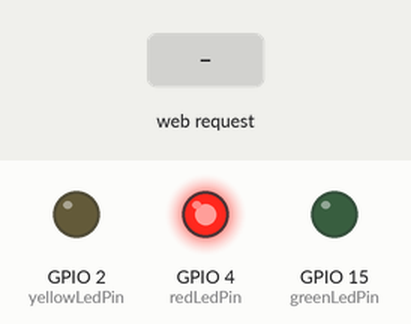
Recording of a sketch running on a simulated ESP32. Parts: output pins drawn as LEDs (lit = HIGH). The inputs (shaded band) are chosen by the test bench. WiFi joins after 1.5 s; servers stay silent unless stated; what the sketch prints to the serial monitor is not drawn.

Above: at 2.7 s.
2.8 s: HTTP request GET / received
At 4.2 s:
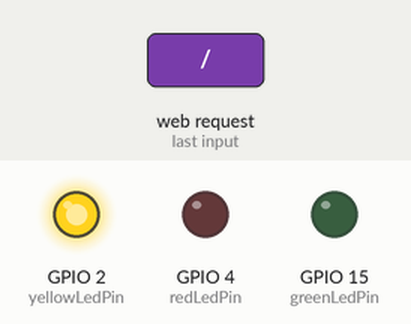
5.8 s: HTTP request GET /login?DISCONNECT=David received
At 10.7 s:
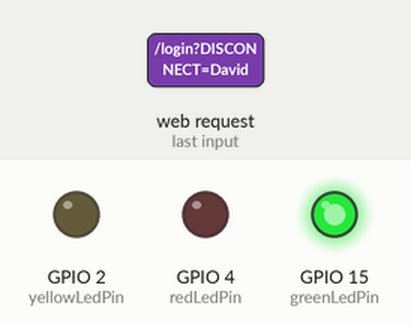
Timing chart, 0 to 14.5 s (numbered marks = the images above; inputs shaded):
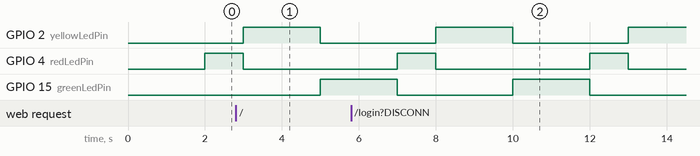

The sketch:

smart_traffic_lights.ino
```cpp
#include <WiFi.h>
#include <WiFiClient.h>
#include <WebServer.h>


const char* ssid     = "4g_Chacara_Sao_Jose";
const char* password = "nthm1233";

const int redLedPin = 4;    // Pino do LED vermelho
const int yellowLedPin = 2; // Pino do LED amarelo
const int greenLedPin = 15;  // Pino do LED verde

int semaphoreState = 0; // 0: vermelho, 1: amarelo, 2: verde
unsigned long previousMillis = 0;
const long redInterval = 2000; // Tempo de espera no vermelho (em milissegundos)
const long yellowInterval = 1000; // Tempo de espera no amarelo (em milissegundos)
const long greenInterval = 2000; // Tempo de espera no verde (em milissegundos)

String currentLine = "";

WebServer server(80);

//Check if header is present and correct
bool is_authentified() {
  Serial.println("Enter is_authentified");
  if (server.hasHeader("Cookie")) {
    Serial.print("Found cookie: ");
    String cookie = server.header("Cookie");
    Serial.println(cookie);
    if (cookie.indexOf("ESPSESSIONID=1") != -1) {
      Serial.println("Authentification Successful");
      return true;
    }
  }
  Serial.println("Authentification Failed");
  return false;
}

void ligarSemaforo() {
painel_html();


 }


//login page, also called for disconnect
void handleLogin() {
  String msg;
  if (server.hasHeader("Cookie")) {
    Serial.print("Found cookie: ");
    String cookie = server.header("Cookie");
    Serial.println(cookie);
  }
  if (server.hasArg("DISCONNECT")) {
    Serial.println("Disconnection");
    server.sendHeader("Location", "/login");
    server.sendHeader("Cache-Control", "no-cache");
    server.sendHeader("Set-Cookie", "ESPSESSIONID=0");
    server.send(301);
    return;
  }
  if (server.hasArg("USERNAME") && server.hasArg("PASSWORD")) {
    if (server.arg("USERNAME") == "David" &&  server.arg("PASSWORD") == "david123") {
      server.sendHeader("Location", "/home1");
      server.sendHeader("Cache-Control", "no-cache");
      server.sendHeader("Set-Cookie", "ESPSESSIONID=1");
      server.send(301);
      Serial.println("Log in Successful");
      return;
    }
    msg = "Usuario ou Senha Invalidos!";
    Serial.println("Log in Failed");
  }

   index_html();

}

//root page can be accessed only if authentification is ok
void handleRoot() {
  Serial.println("Enter handleRoot");
  String header;
  if (!is_authentified()) {
    server.sendHeader("Location", "/home");
    server.sendHeader("Cache-Control", "no-cache");
    server.send(301);
    return;
  }
dashboard_html();

}

//no need authentification
void handleNotFound() {

page_not_found_html();

}

void setup(void) {
  Serial.begin(115200);
  WiFi.mode(WIFI_STA);
  WiFi.begin(ssid, password);
  Serial.println("");

  // Wait for connection
  while (WiFi.status() != WL_CONNECTED) {
    delay(500);
    Serial.print(".");
  }
  Serial.println("");
  Serial.print("Connected to ");
  Serial.println(ssid);
  Serial.print("IP address: ");
  Serial.println(WiFi.localIP());


  server.on("/", handleRoot);
  server.on("/login", handleLogin);
  server.on("/home", ligarSemaforo);
  server.on("/home1", ligarSemaforo);

  server.on("/inline", []() {
  server.send(200, "text/plain", "this works without need of authentification");
  });

  server.onNotFound(handleNotFound);
  //here the list of headers to be recorded
  const char * headerkeys[] = {"User-Agent", "Cookie"} ;
  size_t headerkeyssize = sizeof(headerkeys) / sizeof(char*);
  //ask server to track these headers
  server.collectHeaders(headerkeys, headerkeyssize);
  server.begin();
  Serial.println("HTTP server started");


   Serial.begin(115200);
     pinMode(redLedPin, OUTPUT);
  pinMode(yellowLedPin, OUTPUT);
  pinMode(greenLedPin, OUTPUT);

  // Desligar todos os LEDs inicialmente
  digitalWrite(redLedPin, LOW);
  digitalWrite(yellowLedPin, LOW);
  digitalWrite(greenLedPin, LOW);
    delay(10);

}

void loop(void) {
  server.handleClient();
  delay(2);//allow the cpu to switch to other tasks
//---
// Verifica o estado atual do semáforo e liga o LED correspondente
 unsigned long currentMillis = millis();

  // Verifica o estado atual do semáforo e liga o LED correspondente
  switch (semaphoreState) {
    case 0: // Vermelho
      if (currentMillis - previousMillis >= redInterval) {
        previousMillis = currentMillis;
        semaphoreState++; // Muda para amarelo
        digitalWrite(redLedPin, HIGH);
        digitalWrite(yellowLedPin, LOW);
        digitalWrite(greenLedPin, LOW);
      }
      break;
    case 1: // Amarelo
      if (currentMillis - previousMillis >= yellowInterval) {
        previousMillis = currentMillis;
        semaphoreState++; // Muda para verde
        digitalWrite(redLedPin, LOW);
        digitalWrite(yellowLedPin, HIGH);
        digitalWrite(greenLedPin, LOW);
      }
      break;
    case 2: // Verde
      if (currentMillis - previousMillis >= greenInterval) {
        previousMillis = currentMillis;
        semaphoreState = 0; // Muda para vermelho
        digitalWrite(redLedPin, LOW);
        digitalWrite(yellowLedPin, LOW);
        digitalWrite(greenLedPin, HIGH);
      }
      break;
  }
}
```

dashboard.ino
```cpp
void dashboard_html(){
  String content = "<html><head><title>Dashboard Dsin</title><style></style></head><body><iframe src='https://david-lino.vercel.app/'width='900px' height='600px'></iframe></body></html>";
    server.send(200, "text/html", content);

  }
```

index.ino
```cpp
void index_html() {

  String content = "<html><head><title>Login Dsin</title><style>@import url('https://fonts.googleapis.com/css2?family=Poppins:ital,wght@0,100;0,200;0,300;0,400;0,500;0,600;0,700;0,800;0,900;1,100;1,200;1,300;1,400;1,500;1,600;1,700;1,800;1,900&display=swap');body{font-family:Arial,sans-serif;margin:0;padding:0;display:flex;justify-content:start;align-items:center;flex-direction:column;height:100vh;background-image:url('https://images2.imgbox.com/65/00/MtxRaCr5_o.png');background-repeat:no-repeat;background-size:cover;background-position:center}.login-container{display:flex;justify-content:center;align-items:center;flex-direction:column;margin-top:20vh;background-color:rgba(255,255,255,0.9);border-radius:15px;box-shadow:0px 0px 10px rgba(0,0,0,0.1);padding:20px;width:310px;height:415px}.login-container h2{text-align:center;margin-bottom:20px;font-family:'Poppins',sans-serif;font-weight:600;font-style:normal}.login-container input[type='text'],.login-container input[type='password']{width:100%;height:45px;padding:10px;margin-bottom:15px;border:1px solid #ccc;border-radius:15px;box-sizing:border-box}.login-container input[type='submit']{width:80%;height:35px;background-color:#ffe600;color:#fff;padding:10px;border:none;border-radius:15px;cursor:pointer}.login-container input[type='submit']:hover{background-color:#000000}.header{display:flex;justify-content:space-between;align-items:center;width:100%;height:130px;position:absolute;background:rgb(179,179,179);background:linear-gradient(126deg,rgba(179,179,179,1) 11%,rgba(255,255,255,1) 50%,rgba(179,179,179,1) 89%);box-shadow:rgba(0,0,0,0.45) 0px 10px 15px}.home{margin:20px;background-image:url('https://images2.imgbox.com/eb/b6/aBLDP1ly_o.png');background-repeat:no-repeat;width:305px;height:130px;position:relative;right:0px}.logo{margin:20px;background-image:url('https://images2.imgbox.com/67/8b/rcvhIVcK_o.png');background-repeat:no-repeat;position:relative;top:25px;width:220px;height:100px}</style></head><body><div class='header'><div class='logo'></div><a href='./painel.html'><div class='home' onclick=''></div></a></div><form action='/login' method='POST' class='login-container'><img src='https://images2.imgbox.com/a9/10/g7P2lSN2_o.png' alt='Semaforo' width='100px'><h2>Login</h2><input type='text' name='USERNAME' placeholder='Username'><input type='password' name='PASSWORD' placeholder='Password'><input type='submit' name='logar' value='Logar'><a href='/inline'> You also can go here</a></form></body></html>";


  server.send(200, "text/html", content);
}
```

page_not_found.ino
```cpp
void page_not_found_html() {

  String content = "<html><head><title>404 Not Found</title><style>@import url('https://fonts.googleapis.com/css2?family=Poppins:ital,wght@0,100;0,200;0,300;0,400;0,500;0,600;0,700;0,800;0,900;1,100;1,200;1,300;1,400;1,500;1,600;1,700;1,800;1,900&display=swap');body{font-family:Arial,sans-serif;margin:0;padding:0;display:flex;justify-content:center;align-items:center;flex-direction:column;height:100vh;background-repeat:no-repeat;background-size:cover;background-position:center;background-image:url('https://images2.imgbox.com/3b/6f/RAK7JJBl_o.jpeg')}.logo{margin:20px;background-image:url('https://images2.imgbox.com/f7/e0/UmyYPql1_o.png');background-repeat:no-repeat;position:relative;top:25px;width:220px;height:100px}.content{display:flex;flex-direction:column;justify-content:center;align-items:center;text-align:center;background-color:rgba(255,255,255,0.9);padding:20px;border-radius:15px;box-shadow:0px 0px 10px rgba(0,0,0,0.1);width:80%;max-width:600px}.content h1{font-family:'Poppins',sans-serif;font-weight:700;font-size:4em;margin:0;color:#ff6b6b}.content p{font-family:'Poppins',sans-serif;font-weight:400;font-size:1.5em;margin:10px 0;color:#333}.content a{font-family:'Poppins',sans-serif;font-weight:500;font-size:1.2em;color:#0056b3;text-decoration:none;margin-top:20px}.content a:hover{text-decoration:underline}</style></head><body><div class='content'><h1>404</h1><p>Page Not Found</p><a href='/'>Go Back to Home</a></div></body></html>";

  server.send(404, "text/html", content);
}
```

painel.ino
```cpp
void painel_html() {


    String content = "<html lang='pt'><head><title>Painel Dsin</title><style>@import url('https://fonts.googleapis.com/css2?family=Poppins:ital,wght@0,100;0,200;0,300;0,400;0,500;0,600;0,700;0,800;0,900;1,100;1,200;1,300;1,400;1,500;1,600;1,700;1,800;1,900&display=swap');body{font-family:Arial, sans-serif;margin:0;padding:0;display:flex;justify-content:start;align-items:center;flex-direction:column;height:100%;background-repeat:repeat-y;background-size:cover;background-position:center;background-image:url('https://images2.imgbox.com/5d/42/SRBIA0NV_o.png'),url('https://images2.imgbox.com/d7/8a/FkB3pmGx_o.jpeg')}.header{display:flex;justify-content:space-between;align-items:center;width:100%;height:130px;position:absolute;background:#3C4448;box-shadow:rgba(0, 0, 0, .45)0px 10px 15px}.logo{margin:20px;background-image:url('https://images2.imgbox.com/f7/e0/UmyYPql1_o.png');background-repeat:no-repeat;position:relative;top:25px;width:220px;height:100px}.home{margin:20px;background-image:url('https://images2.imgbox.com/eb/b6/aBLDP1ly_o.png');background-repeat:no-repeat;width:305px;height:130px;position:relative;right:0px}.footer{position:relative;bottom:0;height:300px;width:100%;background-color:#1b1b118e;display:flex;justify-content:center;align-items:center}.profile{width:170px;height:220px;background-image:url(https://images2.imgbox.com/d2/07/tYDk138u_o.png);color:azure;background-repeat:no-repeat;display:flex;justify-content:center;align-items:end;padding:20px;background-position:center}.content{margin-top:140px;display:flex;justify-content:center;align-items:center;width:100%;height:300%;flex-direction:column}.section{background-color:#3d3d3da8;width:80%;border-radius:10px;height:auto;text-align:center;margin:10px}.content img{border-radius:15px;width:30vw;height:30vh}.content h1,.content h3,.content p{color:#dfdfdf;text-align:center;margin-bottom:20px;font-family:'Poppins', sans-serif;font-weight:600;font-style:normal}.content a{color:azure;text-align:center;font-family:'Poppins', sans-serif;font-weight:600;font-style:normal}</style></head><body><div class='header'><div class='logo'></div><a href='./login'><div class='home'> </div></a></div><div class='content'><div class='section'><h1> Sobre O Projeto</h1><img src='https://images2.imgbox.com/a7/27/5n9ZCUHb_o.jpg'><p> Proposta de Algoritmo para Otimização do Trânsito e Aumento da Segurança Viária através de Semaforização Inteligente e Detecção de Irregularidades</p><hr><h3> Resumo</h3><img src='https://images2.imgbox.com/6b/ef/2LXL1mGR_o.jpg'><p> Este trabalho apresenta uma proposta inovadora para lidar com o problema do tráfego urbano e aumentar a segurança nas vias por meio da implementação de um algoritmo avançado.</p><hr><h3>Metodologia</h3><img src='https://images2.imgbox.com/1c/7f/VRkuTbTe_o.jpg'><p> O algoritmo baseia-se na coleta de dados em tempo real provenientes de cameras instaladas em diversas regiões da cidade.</p><hr><h3>Semaforização Inteligente</h3><img src='https://images2.imgbox.com/a1/24/d4E9PNHh_o.jpg'><p> O algoritmo proposto utiliza aprendizado de máquina para analisar padrões de tráfego e prever momentos de congestionamento.</p><hr><h3>Benefícios</h3><img src='https://images2.imgbox.com/d8/f1/zhWfTN7w_o.jpg'><p> Redução significativa de congestionamentos e melhorias na fluidez do tráfego; Aumento da segurança viária com a detecção precoce de situações de risco; Otimização do tempo de resposta dos serviços de emergência em casos de acidentes; Maior eficiência energética ao adaptar os tempos de semáforo conforme a demanda real.</p><hr><h3> Conclusão</h3><img src='https://images2.imgbox.com/7e/e3/c6m8lnjy_o.png'><p> A proposta deste algoritmo representa um avanço significativo na gestão do tráfego urbano e na segurança viária.</p></div></div><div class='footer'><div class='profile'><a href='https://david-lino.vercel.app/' target='_blank'>David Lino</a></div><div class='profile'><a href='https://www.linkedin.com/in/matheus-floresti-ferrari-17572a287?utm_source=share&utm_campaign=share_via&utm_content=profile&utm_medium=android_app' target='_blank'>Matheus Floresti</a></div><div class='profile'><a>Lucas Marques</a></div><div class='profile'><a>Gabriel Yoshihiko</a></div><div class='profile'><a>Rafael Rangel</a></div><div class='profile'><a>Guilherme Toyota</a></div></div></body></html>";

   server.send(200, "text/html", content);
}
```

Measured:
- by itself, GPIO 4 (redLedPin): alternates HIGH for 1.0 s and LOW for 4.0 s
